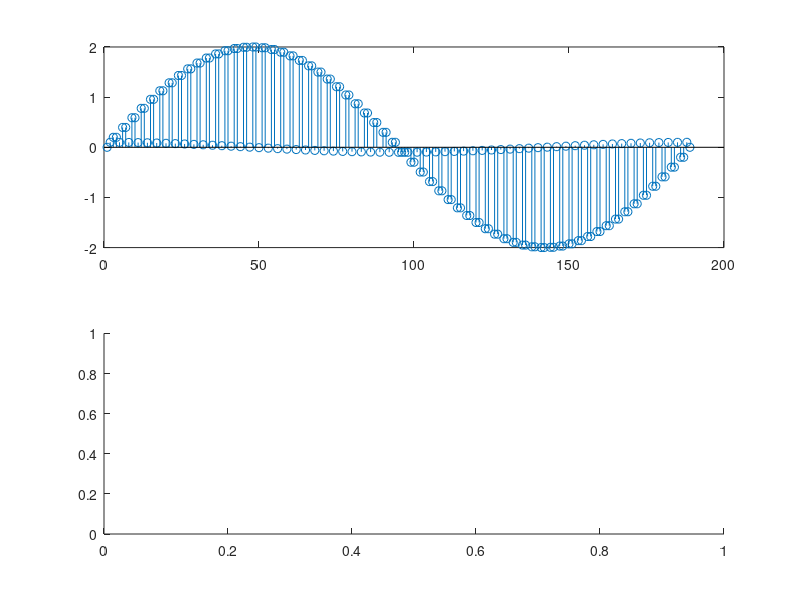

MATLAB code to generate this figure: (Note: this script raises an error after producing the figure.)
clc
clear
pkg load signal

t = linspace(0,2*pi,64);
for i=1:64
  t(i) = 1*sin(t(i));
endfor
y = zeros(1, 64*2);
j = 1;
for i=1:63
  y(j) = 2*t(i);
  y(j+2) =  2*t(i+1);
  y(j+1) = 2*((t(i+1) - t(i)) /2);
  j+=3;
  endfor
subplot(2,1, 1);
stem(y)
subplot(2,1, 2);
stem(out)

